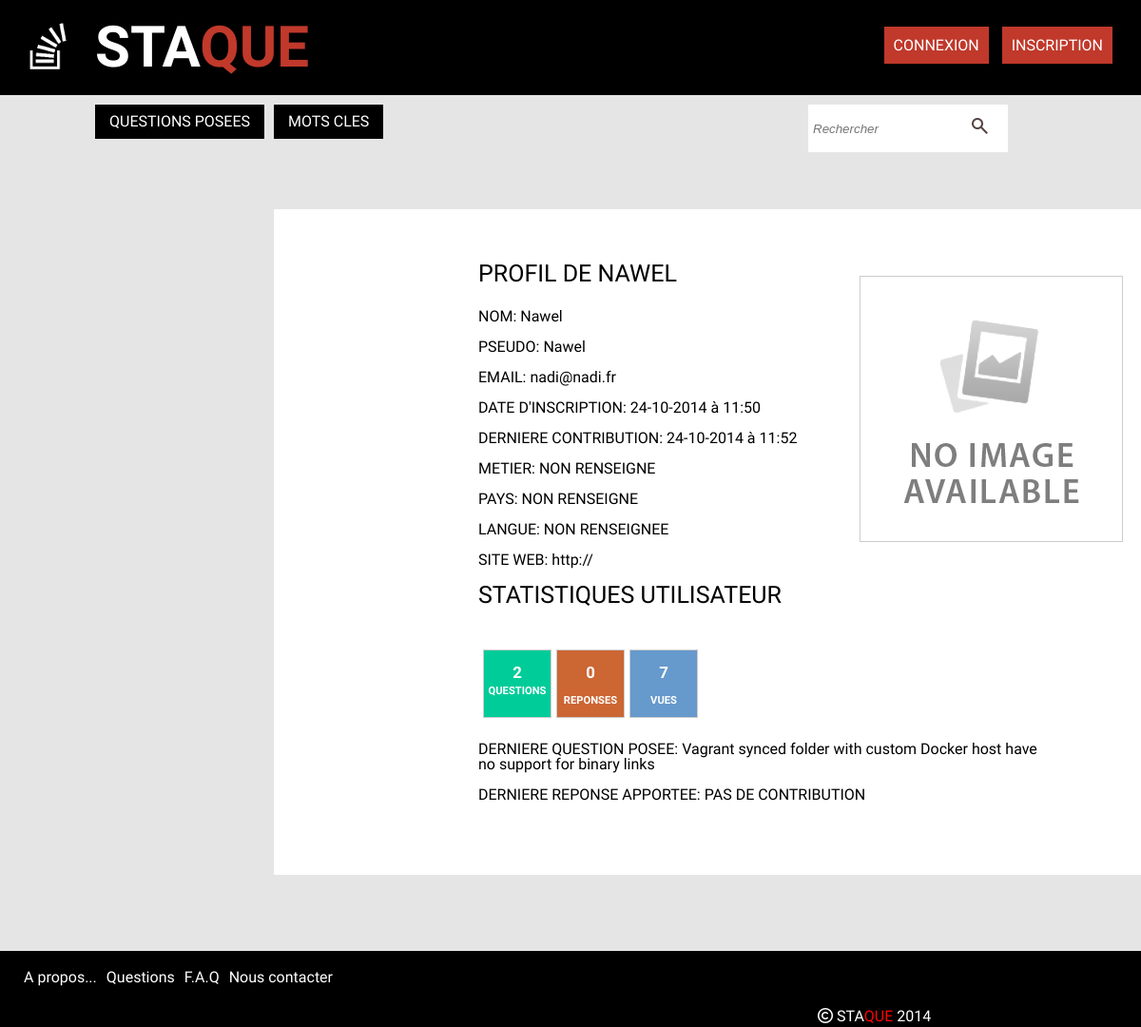
Screenshot of /profile.php?id=45 with the database file from the repository.
### tables this page shows
CREATE TABLE IF NOT EXISTS `users` (
  `id` int(11) NOT NULL AUTO_INCREMENT,
  `name` varchar(255) NOT NULL,
  `avatar` varchar(255) DEFAULT NULL,
  `email` varchar(50) NOT NULL,
  `username` varchar(50) NOT NULL,
  `password` varchar(255) NOT NULL,
  `salt` varchar(50) NOT NULL,
  `token` varchar(50) NOT NULL,
  `dateRegistered` datetime NOT NULL,
  `dateModified` datetime NOT NULL,
  `job` varchar(255) NOT NULL,
  `country` varchar(255) NOT NULL,
  `language` varchar(255) NOT NULL,
  `externallink` varchar(255) DEFAULT NULL,
  `score` int(11) NOT NULL,
  PRIMARY KEY (`id`)
);

CREATE TABLE IF NOT EXISTS `questions` (
  `id` int(11) NOT NULL AUTO_INCREMENT,
  `title` varchar(150) NOT NULL,
  `contenu` text NOT NULL,
  `id_user` int(11) NOT NULL,
  `keyword1` varchar(255) NOT NULL,
  `keyword2` varchar(255) DEFAULT NULL,
  `keyword3` varchar(255) DEFAULT NULL,
  `keyword4` varchar(255) DEFAULT NULL,
  `keyword5` varchar(255) DEFAULT NULL,
  `vues` int(11) NOT NULL,
  `dateCreated` datetime NOT NULL,
  `dateModified` datetime NOT NULL,
  PRIMARY KEY (`id`)
);

### profile.php (the view, shortened to what this page needs)
<?php
$id=$_GET['id'];
include("db.php");
include("inc/top.php");
$sql= "SELECT dateModified
	   FROM questions
	   WHERE id_user= :iduser
	   ORDER BY dateModified
	   LIMIT 1";
	   $stmt=$dbh->prepare($sql);
 $stmt->bindValue(":iduser",$id);
 $stmt ->execute();
 $lastUpdate=$stmt->fetchColumn();
$sql="SELECT COUNT(*)
	  FROM questions
	  WHERE id_user= :iduser";
$stmt=$dbh->prepare($sql);
$stmt->bindValue(":iduser",$id);
$stmt->execute();
$questionNumber=$stmt->fetchColumn();
$sql="SELECT COUNT(*)
	  FROM answers
	  WHERE id_user= :iduser";
$stmt=$dbh->prepare($sql);
$stmt->bindValue(":iduser",$id);
$stmt->execute();
$answerNumber=$stmt->fetchColumn();
$sql="SELECT title
      FROM questions
      WHERE id_user=:iduser
      ORDER BY dateCreated DESC
      LIMIT 1 ";
 $stmt=$dbh->prepare($sql);
 $stmt->bindValue(":iduser",$id);
 $stmt ->execute();
 $lastQuestion=$stmt->fetchColumn();
 $sql="SELECT contenu
      FROM answers
      WHERE id_user=:iduser
      ORDER BY dateCreated DESC
      LIMIT 1 ";
 $stmt=$dbh->prepare($sql);
 $stmt->bindValue(":iduser",$id);
 $stmt ->execute();
 $lastAnswer=$stmt->fetchColumn();
$sql="SELECT *
	  FROM users
	  WHERE id= :id";
$stmt=$dbh->prepare($sql);
	$stmt ->bindValue(":id", $id);
	$stmt->execute();
	$users=$stmt->fetch();
?>
 <main class="mainContentProfile">
		<div id="edit">
		<div class="info">
				<h1> Profil de <?php echo $users['username']; ?></h1>
			<p> NOM:
			<?php if($users['name']==""){
				echo $users['name']=" NON RENSEIGNE";
			}
			else echo $users['name'];
			?>
			</p></br>
 			<p> PSEUDO:
 			<?php if($users['username']==""){
				echo $users['username']=" NON RENSEIGNE";
			}
			else echo $users['username'];
			?>
 			 </p></br>
 			<p> EMAIL:
 			<?php if($users['email']==""){
				echo $users['email']=" NON RENSEIGNE";
			}
			else echo $users['email'];
			?>
			</p></br>
			<p>DATE D'INSCRIPTION:
			<?php echo date("d-m-Y à H:i",strtotime($users['dateRegistered']));?>
			</p></br>
			<p> DERNIERE CONTRIBUTION:
              <?php echo date("d-m-Y à H:i",strtotime($lastUpdate));?>
			</p></br>
			<p> METIER:
              <?php if($users['job']==""){
				echo $users['job']=" NON RENSEIGNE";
			}
			else echo $users['job'];
			?>
			</p></br>
			<p> PAYS:
              <?php if($users['country']==""){
				echo $users['country']=" NON RENSEIGNE";
			}
			else echo $users['country'];
			?>
			</p></br>
			<p> LANGUE:
              <?php if($users['language']==""){
				echo $users['language']="NON RENSEIGNEE ";
			}
			else echo $users['language'];
			?>
			</p></br>
			<p> SITE WEB:
              <?php if($users['externallink']==""){
				echo "http://".$users['externallink']="";
			}
			else echo $users['externallink'];
			?></p><br/>
			<div id="activity">
				<h1> STATISTIQUES UTILISATEUR</h1>
		<div class="vote">
        <p><?php echo $questionNumber;?></p>
        <p> QUESTIONS </p>
        </div>
        <div class="answer">
        <p><?php echo $answerNumber;?></p>
        <p>REPONSES</p>
        </div>
        <div class="vue">
        <p><?php echo $users['score'];?></p>
        <p>VUES</p>
        </div>
			<p class="" style="clear:both;padding-top:25px"> DERNIERE QUESTION POSEE:
			<?php if(empty($lastQuestion)){
				echo "PAS DE CONTRIBUTION";}
				else{
			echo $lastQuestion; } ?>
			</p> <br/>
			<p> DERNIERE REPONSE APPORTEE:
			<?php if(empty($lastAnswer)){
				echo "PAS DE CONTRIBUTION";
			}
			else{
				echo $lastAnswer;
			} ?>
			</p>
		    </div>
			</div>
			<div id="profile-image">
				<?php if(empty ($users['avatar'])){ ?>
					<img src="uploads/avatar/1.jpg"/><?php
				}
				else{
				 ?>
					<img src="uploads/avatar/<?php echo $users['avatar'];?>" height="250" width="200"/>
		<?php } ?>
 			 </div></br>
 </main>
 <?php include("inc/bottom.php");

### css/style2.css (style rules this page uses)
html, body, div, span, applet, object, iframe, h1, h2, h3, h4, h5, h6, p, blockquote, pre, a, abbr, acronym, address, big, cite, code, del, dfn, em, img, ins, kbd, q, s, samp, small, strike, strong, sub, sup, tt, var, b, u, i, center, dl, dt, dd, ol, ul, li, fieldset, form, label, legend, table, caption, tbody, tfoot, thead, tr, th, td, article, aside, canvas, details, embed, figure, figcaption, footer, header, hgroup, menu, nav, output, ruby, section, summary, time, mark, audio, video { margin: 0; padding: 0; border: 0; font-size: 100%; font: inherit; vertical-align: baseline; }
body { line-height: 1; }
body { font-family: 'Play', sans-serif; background-color:rgba(0,0,0,0.1); }
.vote, .answer, .vue { width: 70px; height: 70px; float: left; border: 1px solid #ccc; padding-bottom: 0; margin-top: 20px; margin-left: 5px; font-size: 0.7em; font-weight: 700; text-align: center; color: #fff; }
.vote p, .answer p, .vue p { margin-top: 15px; font-weight: 700; }
.vote p:first-child, .answer p:first-child, .vue p:first-child { font-size: 1.5em; }
.vote { background-color: #0c9; }
.answer { background-color: #c63; }
.vue { margin-right: 25px; background-color: #69c; }
.info { padding-top: 5%; padding-left: 25%; padding-bottom:161px; }
.info h1 { font-size: 25px; padding-bottom: 25px; text-transform: uppercase; }
#profile-image { position:absolute; right: 5%; top: 10%; border: 1px solid rgba(0,0,0,0.2); }
.mainContentProfile { margin-top:50px; padding-left: 15px; padding-right: 125px; background-color: white; height: 700px; width: 800px; position: relative; left: 24%; background-color: #fff; }
#edit { padding-top:15px; }
.vote p:nth-child(2) { margin-top:5px; }

### rows the page displays
users: username "NAWEL", name "Nawel", username "Nawel", email "nadi@nadi.fr", dateRegistered "24-10-2014 à 11:50", score "7"
questions: dateModified "24-10-2014 à 11:52"
questions: title "Vagrant synced folder with custom Docker host have no support for binary links"

### other values shown
$users['job']=" NON RENSEIGNE" "NON RENSEIGNE"
$users['country']=" NON RENSEIGNE" "NON RENSEIGNE"
$users['language']="NON RENSEIGNEE " "NON RENSEIGNEE"
$questionNumber "2"
$answerNumber "0"
